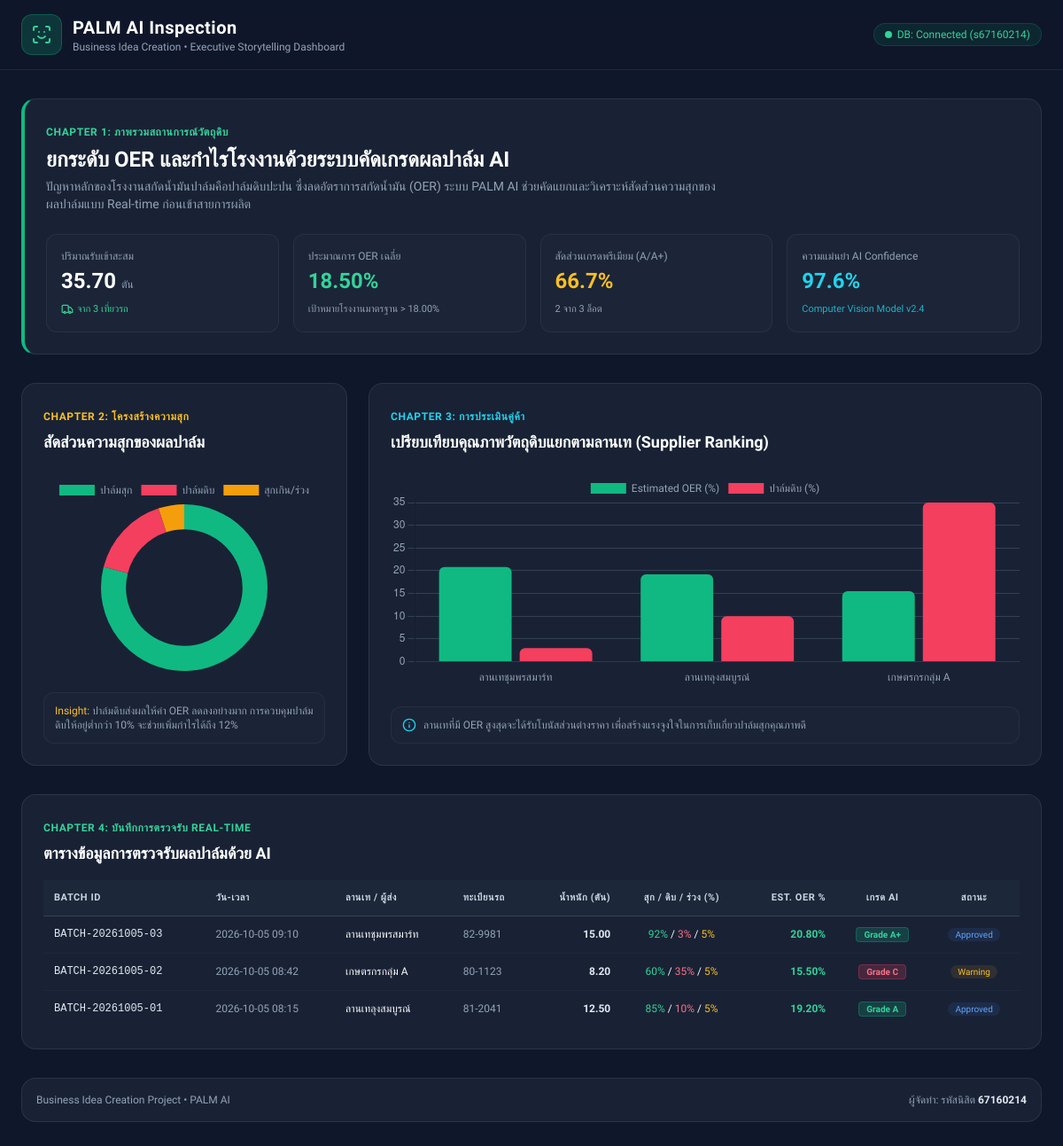
The page / on the database its author committed.
### tables this page shows
CREATE TABLE IF NOT EXISTS `palm_inspections` (
  `id` INT AUTO_INCREMENT PRIMARY KEY,
  `batch_id` VARCHAR(50) NOT NULL,
  `timestamp` DATETIME NOT NULL,
  `supplier_name` VARCHAR(100) NOT NULL,
  `truck_license` VARCHAR(20) NOT NULL,
  `weight_tons` DECIMAL(10,2) NOT NULL,
  `ripeness_ripe_pct` DECIMAL(5,2) NOT NULL,
  `ripeness_unripe_pct` DECIMAL(5,2) NOT NULL,
  `ripeness_overripe_pct` DECIMAL(5,2) NOT NULL,
  `avg_oil_content_pct` DECIMAL(5,2) NOT NULL,
  `estimated_oer_pct` DECIMAL(5,2) NOT NULL,
  `ai_confidence_score` DECIMAL(5,2) NOT NULL,
  `quality_grade` VARCHAR(20) NOT NULL,
  `status` VARCHAR(20) NOT NULL
);

### index.php (the view, shortened to what this page needs)
<?php
require_once 'db.php';
try {
    $kpi_stmt = $pdo->query("SELECT
        COUNT(id) as total_batches,
        SUM(weight_tons) as total_weight,
        AVG(estimated_oer_pct) as avg_oer,
        AVG(ai_confidence_score) as avg_confidence,
        SUM(CASE WHEN quality_grade IN ('Grade A+', 'Grade A') THEN 1 ELSE 0 END) as premium_count
    FROM palm_inspections");
    $kpi = $kpi_stmt->fetch();
    $quality_stmt = $pdo->query("SELECT
        AVG(ripeness_ripe_pct) as avg_ripe,
        AVG(ripeness_unripe_pct) as avg_unripe,
        AVG(ripeness_overripe_pct) as avg_overripe
    FROM palm_inspections");
    $quality = $quality_stmt->fetch();
    $supplier_stmt = $pdo->query("SELECT
        supplier_name,
        COUNT(id) as batch_count,
        SUM(weight_tons) as total_weight,
        AVG(estimated_oer_pct) as avg_oer,
        AVG(ripeness_unripe_pct) as avg_unripe
    FROM palm_inspections
    GROUP BY supplier_name
    ORDER BY avg_oer DESC");
    $suppliers = $supplier_stmt->fetchAll();
    $list_stmt = $pdo->query("SELECT * FROM palm_inspections ORDER BY timestamp DESC LIMIT 10");
    $inspections = $list_stmt->fetchAll();
} catch (PDOException $e) {
    die("Error Querying Data: " . $e->getMessage());
}
?>
<!DOCTYPE html>
<html lang="th">
<head>
    <script src="https://cdn.tailwindcss.com"></script>
</head>
<body class="min-h-screen pb-12">
    <header class="border-b border-slate-800 bg-slate-900/80 sticky top-0 z-50 backdrop-blur">
        <div class="max-w-7xl mx-auto px-6 py-4 flex justify-between items-center">
            <div class="flex items-center gap-3">
                <div class="p-2.5 bg-emerald-500/20 text-emerald-400 rounded-xl border border-emerald-500/30">
                    <i data-lucide="scan-face" class="w-6 h-6"></i>
                </div>
                <div>
                    <h1 class="font-bold text-xl text-white tracking-wide">PALM AI Inspection</h1>
                    <p class="text-xs text-slate-400">Business Idea Creation • Executive Storytelling Dashboard</p>
                </div>
            </div>
            <div>
                <span class="px-3 py-1 rounded-full bg-emerald-500/10 text-emerald-400 border border-emerald-500/20 text-xs font-medium flex items-center gap-1.5">
                    <span class="w-2 h-2 rounded-full bg-emerald-400 animate-pulse"></span> DB: Connected (s67160214)
                </span>
            </div>
        </div>
    </header>
    <main class="max-w-7xl mx-auto px-6 mt-8 space-y-8">
        <section class="glass-card rounded-2xl p-6 border-l-4 border-l-emerald-500">
            <div>
                <span class="text-xs font-semibold uppercase tracking-wider text-emerald-400">Chapter 1: ภาพรวมสถานการณ์วัตถุดิบ</span>
                <h2 class="text-2xl font-bold text-white mt-1">ยกระดับ OER และกำไรโรงงานด้วยระบบคัดเกรดผลปาล์ม AI</h2>
                <p class="text-slate-400 text-sm mt-1 max-w-3xl">
                    ปัญหาหลักของโรงงานสกัดน้ำมันปาล์มคือปาล์มดิบปะปน ซึ่งลดอัตราการสกัดน้ำมัน (OER) ระบบ PALM AI ช่วยคัดแยกและวิเคราะห์สัดส่วนความสุกของผลปาล์มแบบ Real-time ก่อนเข้าสายการผลิต
                </p>
            </div>
            <div class="grid grid-cols-1 md:grid-cols-4 gap-4 mt-6">
                <div class="p-4 rounded-xl bg-slate-800/50 border border-slate-700/50">
                    <p class="text-xs text-slate-400">ปริมาณรับเข้าสะสม</p>
                    <p class="text-2xl font-bold text-white mt-1"><?= number_format($kpi['total_weight'] ?? 0, 2) ?> <span class="text-xs text-slate-400 font-normal">ตัน</span></p>
                    <span class="text-[11px] text-emerald-400 mt-2 block flex items-center gap-1">
                        <i data-lucide="truck" class="w-3.5 h-3.5"></i> จาก <?= $kpi['total_batches'] ?? 0 ?> เที่ยวรถ
                    </span>
                </div>
                <div class="p-4 rounded-xl bg-slate-800/50 border border-slate-700/50">
                    <p class="text-xs text-slate-400">ประมาณการ OER เฉลี่ย</p>
                    <p class="text-2xl font-bold text-emerald-400 mt-1"><?= number_format($kpi['avg_oer'] ?? 0, 2) ?>%</p>
                    <span class="text-[11px] text-slate-400 mt-2 block">เป้าหมายโรงงานมาตรฐาน > 18.00%</span>
                </div>
                <div class="p-4 rounded-xl bg-slate-800/50 border border-slate-700/50">
                    <p class="text-xs text-slate-400">สัดส่วนเกรดพรีเมียม (A/A+)</p>
                    <p class="text-2xl font-bold text-amber-400 mt-1">
                        <?= round((($kpi['premium_count'] ?? 0) / max($kpi['total_batches'] ?? 1, 1)) * 100, 1) ?>%
                    </p>
                    <span class="text-[11px] text-slate-400 mt-2 block"><?= $kpi['premium_count'] ?? 0 ?> จาก <?= $kpi['total_batches'] ?? 0 ?> ล็อต</span>
                </div>
                <div class="p-4 rounded-xl bg-slate-800/50 border border-slate-700/50">
                    <p class="text-xs text-slate-400">ความแม่นยำ AI Confidence</p>
                    <p class="text-2xl font-bold text-cyan-400 mt-1"><?= number_format($kpi['avg_confidence'] ?? 0, 1) ?>%</p>
                    <span class="text-[11px] text-cyan-400/80 mt-2 block">Computer Vision Model v2.4</span>
                </div>
            </div>
        </section>
        <div class="grid grid-cols-1 lg:grid-cols-3 gap-6">
            <section class="glass-card rounded-2xl p-6 lg:col-span-1 flex flex-col justify-between">
                <div>
                    <span class="text-xs font-semibold uppercase tracking-wider text-amber-400">Chapter 2: โครงสร้างความสุก</span>
                    <h3 class="text-lg font-bold text-white mt-1">สัดส่วนความสุกของผลปาล์ม</h3>
                </div>
                <div class="my-6 relative flex justify-center">
                    <canvas id="ripenessChart" class="max-h-[220px]"></canvas>
                </div>
                <div class="text-xs text-slate-400 bg-slate-800/40 p-3 rounded-xl border border-slate-700/40">
                    <span class="text-amber-400 font-medium">Insight:</span> ปาล์มดิบส่งผลให้ค่า OER ลดลงอย่างมาก การควบคุมปาล์มดิบให้อยู่ต่ำกว่า 10% จะช่วยเพิ่มกำไรได้ถึง 12%
                </div>
            </section>
            <section class="glass-card rounded-2xl p-6 lg:col-span-2 flex flex-col justify-between">
                <div>
                    <span class="text-xs font-semibold uppercase tracking-wider text-cyan-400">Chapter 3: การประเมินคู่ค้า</span>
                    <h3 class="text-lg font-bold text-white mt-1">เปรียบเทียบคุณภาพวัตถุดิบแยกตามลานเท (Supplier Ranking)</h3>
                </div>
                <div class="my-4">
                    <canvas id="supplierChart" class="max-h-[240px]"></canvas>
                </div>
                <div class="text-xs text-slate-400 bg-slate-800/40 p-3 rounded-xl border border-slate-700/40 flex items-center gap-2">
                    <i data-lucide="info" class="w-4 h-4 text-cyan-400 flex-shrink-0"></i>
                    <span>ลานเทที่มี OER สูงสุดจะได้รับโบนัสส่วนต่างราคา เพื่อสร้างแรงจูงใจในการเก็บเกี่ยวปาล์มสุกคุณภาพดี</span>
                </div>
            </section>
        </div>
        <section class="glass-card rounded-2xl p-6">
            <div class="flex justify-between items-center mb-4">
                <div>
                    <span class="text-xs font-semibold uppercase tracking-wider text-emerald-400">Chapter 4: บันทึกการตรวจรับ Real-time</span>
                    <h3 class="text-lg font-bold text-white mt-1">ตารางข้อมูลการตรวจรับผลปาล์มด้วย AI</h3>
                </div>
            </div>
            <div class="overflow-x-auto">
                <table class="w-full text-left text-xs">
                    <thead class="bg-slate-800/80 text-slate-300 uppercase font-semibold text-[11px] tracking-wider border-b border-slate-700">
                        <tr>
                            <th class="p-3">Batch ID</th>
                            <th class="p-3">วัน-เวลา</th>
                            <th class="p-3">ลานเท / ผู้ส่ง</th>
                            <th class="p-3">ทะเบียนรถ</th>
                            <th class="p-3 text-right">น้ำหนัก (ตัน)</th>
                            <th class="p-3 text-center">สุก / ดิบ / ร่วง (%)</th>
                            <th class="p-3 text-right">Est. OER %</th>
                            <th class="p-3 text-center">เกรด AI</th>
                            <th class="p-3 text-center">สถานะ</th>
                        </tr>
                    </thead>
                    <tbody class="divide-y divide-slate-800">
                        <?php foreach ($inspections as $item): ?>
                        <tr class="hover:bg-slate-800/40 transition">
                            <td class="p-3 font-mono font-medium text-slate-200"><?= htmlspecialchars($item['batch_id']) ?></td>
                            <td class="p-3 text-slate-400"><?= date('Y-m-d H:i', strtotime($item['timestamp'])) ?></td>
                            <td class="p-3 font-medium text-white"><?= htmlspecialchars($item['supplier_name']) ?></td>
                            <td class="p-3 text-slate-400"><?= htmlspecialchars($item['truck_license']) ?></td>
                            <td class="p-3 text-right font-semibold text-slate-200"><?= number_format($item['weight_tons'], 2) ?></td>
                            <td class="p-3 text-center">
                                <span class="text-emerald-400"><?= round($item['ripeness_ripe_pct']) ?>%</span> /
                                <span class="text-rose-400"><?= round($item['ripeness_unripe_pct']) ?>%</span> /
                                <span class="text-amber-400"><?= round($item['ripeness_overripe_pct']) ?>%</span>
                            </td>
                            <td class="p-3 text-right font-bold text-emerald-400"><?= number_format($item['estimated_oer_pct'], 2) ?>%</td>
                            <td class="p-3 text-center">
                                <span class="px-2 py-0.5 rounded text-[10px] font-bold
                                    <?= strpos($item['quality_grade'], 'A') !== false ? 'bg-emerald-500/20 text-emerald-400 border border-emerald-500/30' : 'bg-rose-500/20 text-rose-400 border border-rose-500/30' ?>">
                                    <?= htmlspecialchars($item['quality_grade']) ?>
                                </span>
                            </td>
                            <td class="p-3 text-center">
                                <span class="px-2 py-0.5 rounded-full text-[10px] <?= $item['status'] === 'Approved' ? 'bg-blue-500/10 text-blue-400' : 'bg-amber-500/10 text-amber-400' ?>">
                                    <?= htmlspecialchars($item['status']) ?>
                                </span>
                            </td>
                        </tr>
                        <?php endforeach; ?>
                    </tbody>
                </table>
            </div>
        </section>
        <footer class="glass-card rounded-2xl p-4 text-center text-xs text-slate-400 flex flex-col md:flex-row justify-between items-center gap-2">
            <span> Business Idea Creation Project • PALM AI</span>
            <span>ผู้จัดทำ: รหัสนิสิต <strong class="text-slate-200">67160214</strong></span>
        </footer>
    </main>
    <script>
        lucide.createIcons();
        // 1. Ripeness Doughnut Chart
        new Chart(document.getElementById('ripenessChart').getContext('2d'), {
            type: 'doughnut',
            data: {
                labels: ['ปาล์มสุก', 'ปาล์มดิบ', 'สุกเกิน/ร่วง'],
                datasets: [{
                    data: [
                        <?= number_format($quality['avg_ripe'] ?? 80, 1) ?>,
                        <?= number_format($quality['avg_unripe'] ?? 12, 1) ?>,
                        <?= number_format($quality['avg_overripe'] ?? 8, 1) ?>
                    ],
                    backgroundColor: ['#10b981', '#f43f5e', '#f59e0b'],
                    borderWidth: 0
                }]
            },
            options: {
                plugins: { legend: { labels: { color: '#94a3b8', font: { family: 'Prompt' } } } },
                cutout: '70%'
            }
        });
        // 2. Supplier Bar Chart
        new Chart(document.getElementById('supplierChart').getContext('2d'), {
            type: 'bar',
            data: {
                labels: <?= json_encode(array_column($suppliers, 'supplier_name')) ?>,
                datasets: [
                    {
                        label: 'Estimated OER (%)',
                        data: <?= json_encode(array_column($suppliers, 'avg_oer')) ?>,
                        backgroundColor: '#10b981',
                        borderRadius: 6
                    },
                    {
                        label: 'ปาล์มดิบ (%)',
                        data: <?= json_encode(array_column($suppliers, 'avg_unripe')) ?>,
                        backgroundColor: '#f43f5e',
                        borderRadius: 6
                    }
                ]
            },
            options: {
                responsive: true,
                plugins: { legend: { labels: { color: '#94a3b8', font: { family: 'Prompt' } } } },
                scales: {
                    x: { ticks: { color: '#94a3b8', font: { family: 'Prompt' } }, grid: { display: false } },
                    y: { ticks: { color: '#94a3b8' }, grid: { color: '#334155' } }
                }
            }
        });
    </script>
</body>
</html>

### index.php (style rules this page uses)
body { font-family: 'Prompt', sans-serif; background-color: #0f172a; color: #f8fafc; }
.glass-card { background: rgba(30, 41, 59, 0.7); backdrop-filter: blur(12px); border: 1px solid rgba(255, 255, 255, 0.08); }

### rows shown on the page
palm_inspections: batch "BATCH-20261005-03", timestamp "2026-10-05 09:10", supplier_name "ลานเทชุมพรสมาร์ท", truck_license "82-9981", weight_tons "15.00", ripeness_ripe_pct "92", ripeness_unripe_pct "3", ripeness_overripe_pct "5", estimated_oer_pct "20.80", quality_grade "Grade A+", status "Approved"
palm_inspections: batch "BATCH-20261005-02", timestamp "2026-10-05 08:42", supplier_name "เกษตรกรกลุ่ม A", truck_license "80-1123", weight_tons "8.20", ripeness_ripe_pct "60", ripeness_unripe_pct "35", ripeness_overripe_pct "5", estimated_oer_pct "15.50", quality_grade "Grade C", status "Warning"
palm_inspections: batch "BATCH-20261005-01", timestamp "2026-10-05 08:15", supplier_name "ลานเทลุงสมบูรณ์", truck_license "81-2041", weight_tons "12.50", ripeness_ripe_pct "85", ripeness_unripe_pct "10", ripeness_overripe_pct "5", estimated_oer_pct "19.20", quality_grade "Grade A", status "Approved"

### other values the page prints
$kpi['total_weight'] "35.70"
$kpi['total_batches'] "3"
$kpi['avg_oer'] "18.50"
$kpi['premium_count'] "2"
$kpi['avg_confidence'] "97.6"
chart data {{ $quality['avg_ripe'] }} 79.0
chart data {{ $quality['avg_unripe'] }} 16.0
chart data {{ $quality['avg_overripe'] }} 5.0
